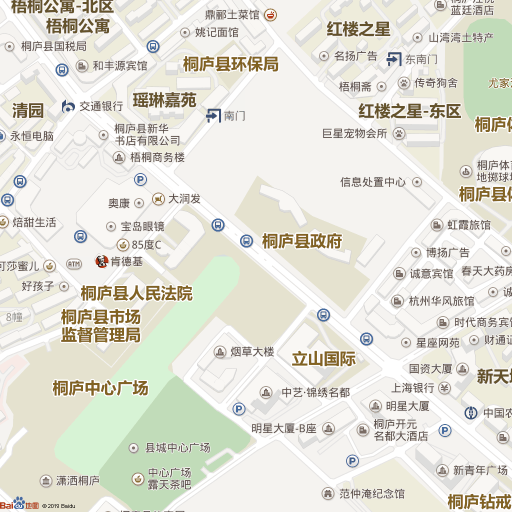
%> input picture image/a.png, 1024 x 1024 px (shown at 1/2 size)
$ octave test_image.m   (GNU Octave 9; MATLAB toolbox functions it lacks are replaced by stand-ins)
%> lines starting %> are read from the running program, lines starting %| are printed output that depends on the picture; in (x1, y1, x2, y2) boxes, pixels count from 0 and x2, y2 are one past the last pixel; in counts of white or black regions, pixels touching at a corner belong together; the program's own positions count from 1
%% 图像初始化处理
[a,b,c] = imread('D:\Git_project\Take_out\image\a.png');
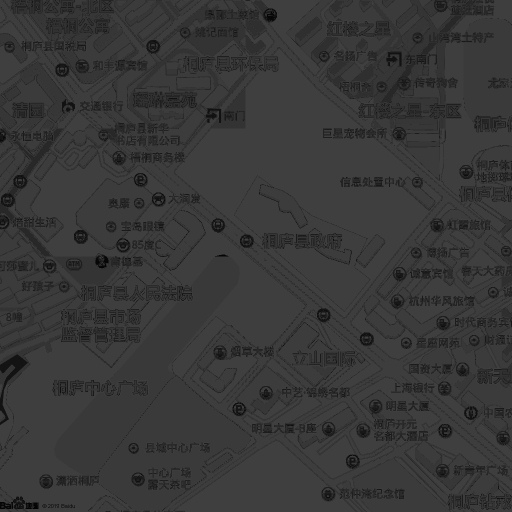
%> a: size 1024x1024 uint8 (shown at 1/2 size); min 0, max 63, mean 56
%> b = 64 rows, first 12: [0.796 0.639 0.561; 0.694 0.69 0.835; 0.835 0.824 0.816; 1 0.992 1; 1 0.996 1; 0.843 0.871 0.875; 0.345 0.0667 0.0667; 0.706 0.22 0.0863; 0.961 0.953 0.941; 0.945 0.902 0.847; 0.929 0.929 0.949; 0.82 0.898 0.788]; c = []
Image = ind2rgb(a,b);
imshow(Image);
GrayImage = rgb2gray(Image);
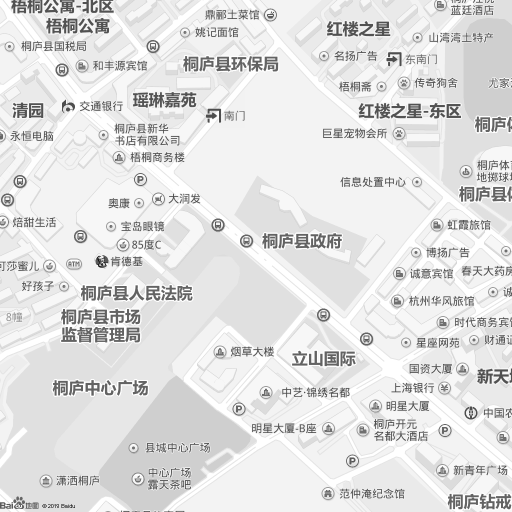
%> GrayImage: size 1024x1024 double (shown at 1/2 size); min 0.0333, max 1, mean 0.883
imshow(GrayImage)
%% 高斯滤波
W = fspecial('gaussian',[5,5],1);
ImageGauss = imfilter(GrayImage, W, 'replicate');
imshow(ImageGauss);
%% 阈值测试
ImagePic2 = imbinarize(ImageGauss,0.98);
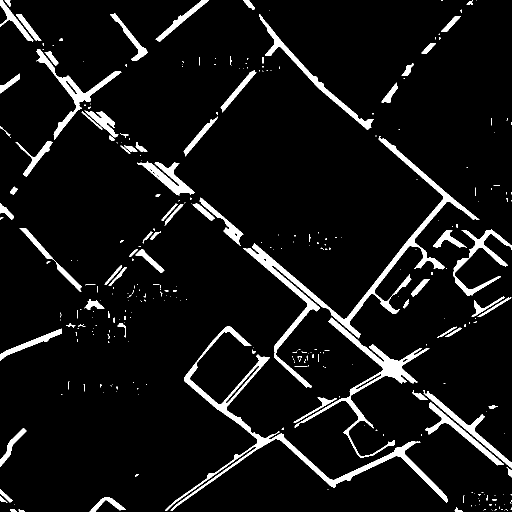
%> ImagePic2: size 1024x1024 logical (shown at 1/2 size); 6.9% white; 322 white regions (239 under 20 px), largest, box (x1, y1, x2, y2) and area: (486, 272, 959, 775) 13223, (330, 653, 896, 1021) 11048, (589, 635, 859, 916) 6410
imshow(ImagePic2);
%% 图形学计算
SE = strel('disk',10);
SE2 = strel('disk',5);

ImageDilate = imdilate(ImagePic2,SE);
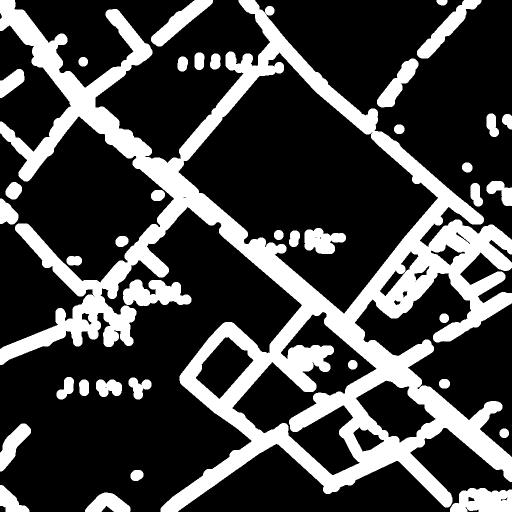
%> ImageDilate: size 1024x1024 logical (shown at 1/2 size); 26.5% white; 38 white regions, largest, box (x1, y1, x2, y2) and area: (0, 0, 1024, 1024) 229524, (246, 559, 383, 612) 4915, (900, 976, 1024, 1024) 4772
imshow(ImageDilate);

ImageErode = imerode(ImageDilate,SE2);
%> ImageErode: size 1024x1024 logical; 18.1% white; 43 white regions, largest, box (x1, y1, x2, y2) and area: (0, 0, 1024, 1024) 147765, (362, 0, 752, 318) 13702, (904, 980, 1024, 1024) 3419
imshow(ImageErode);

ImageClosingg = imclose(ImagePic2 , SE);
%> ImageClosingg: size 1024x1024 logical; 8.8% white; 105 white regions (61 under 20 px), largest, box (x1, y1, x2, y2) and area: (330, 271, 959, 1021) 39403, (0, 0, 295, 354) 11313, (824, 780, 1024, 955) 6099
imshow(ImageClosingg);
%% 数学形态学运算

%BW = bwmorph(,'dilate');
BW2 = bwmorph(ImagePic2,'thicken',5);
%> BW2: size 1024x1024 logical; 15.1% white; 353 white regions (31 under 20 px), largest, box (x1, y1, x2, y2) and area: (482, 267, 964, 780) 23053, (325, 648, 901, 1024) 21966, (652, 634, 864, 793) 7781
BW3 = bwmorph(BW2,'bridge',Inf);
%> BW3: size 1024x1024 logical; 15.4% white; 90 white regions, largest, box (x1, y1, x2, y2) and area: (0, 0, 964, 1024) 89796, (362, 23, 752, 318) 10899, (819, 775, 1024, 960) 8799
BW4 = bwmorph(BW3,'close',Inf);
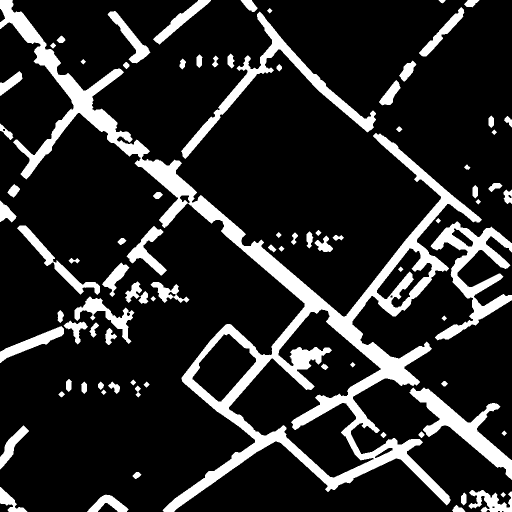
%> BW4: size 1024x1024 logical (shown at 1/2 size); 15.8% white; 84 white regions, largest, box (x1, y1, x2, y2) and area: (0, 0, 964, 1024) 92205, (861, 443, 1024, 681) 11404, (362, 23, 752, 318) 11015
BW5 = bwmorph(BW4,'bridge',Inf);
BW6 = bwmorph(BW5,'thicken',5);
%> BW6: size 1024x1024 logical; 23.9% white; 84 white regions, largest, box (x1, y1, x2, y2) and area: (0, 0, 969, 1024) 130082, (856, 438, 1024, 686) 17233, (357, 19, 757, 323) 16713
BW7 = bwmorph(BW6,'bridge',Inf);
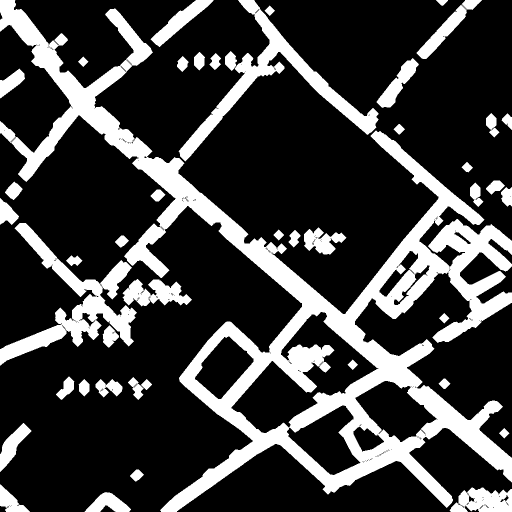
%> BW7: size 1024x1024 logical (shown at 1/2 size); 24% white; 43 white regions, largest, box (x1, y1, x2, y2) and area: (0, 0, 1024, 1024) 170576, (0, 446, 274, 731) 19183, (357, 0, 757, 323) 18420
BW8 = bwmorph(BW7,'open',Inf);
%> BW8: size 1024x1024 logical; 23.9% white; 58 white regions, largest, box (x1, y1, x2, y2) and area: (0, 0, 1024, 1024) 161064, (358, 0, 757, 322) 17723, (0, 446, 273, 731) 16922
BW9 = bwmorph(BW8,'bridge',Inf);
%> BW9: size 1024x1024 logical; 24% white; 43 white regions, largest, box (x1, y1, x2, y2) and area: (0, 0, 1024, 1024) 170318, (0, 446, 273, 731) 19115, (358, 0, 757, 322) 18367
BW10 = bwmorph(BW9,'skel',Inf);
%> BW10: size 1024x1024 logical; 2.3% white in thin lines or dots
BW11 = bwmorph(BW10,'spur',Inf);
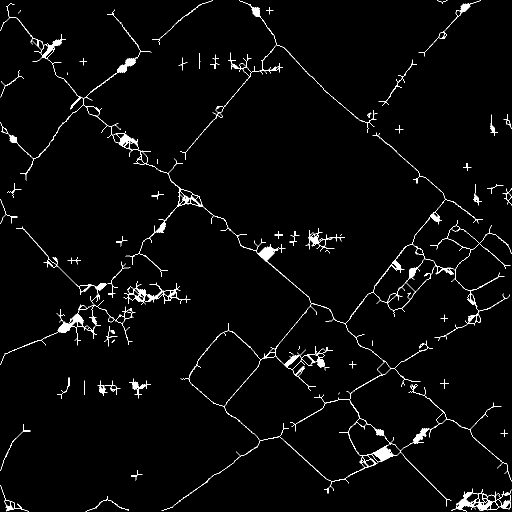
%> BW11: size 1024x1024 logical (shown at 1/2 size); 2.2% white in thin lines or dots
imshow(BW11);

$ run again, with image/b.png copied over image/a.png
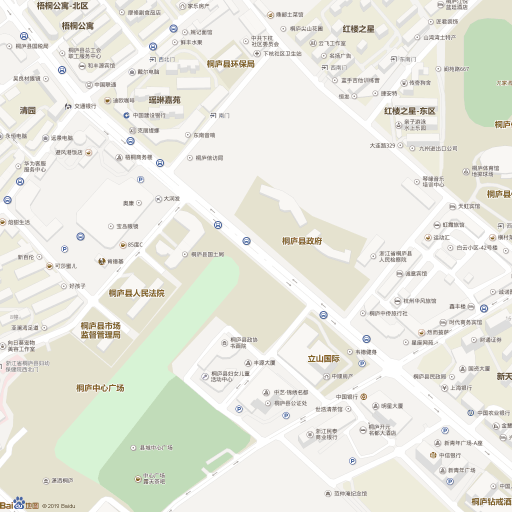
%> input picture image/b.png, 1024 x 1024 px (shown at 1/2 size)
%> `[a,b,c] = imread('D:\Git_project\Take_out\image\a.png');`:
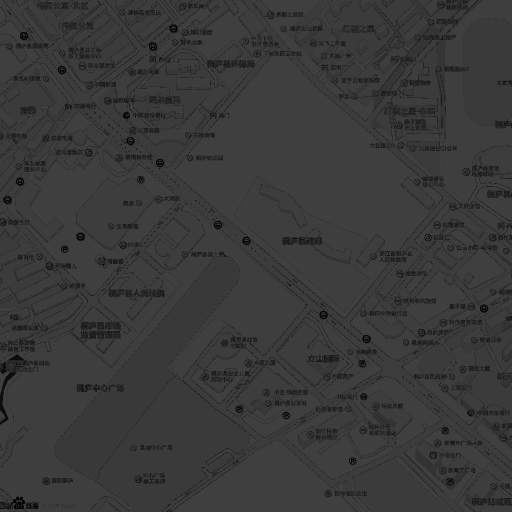
%> a: size 1024x1024 uint8 (shown at 1/2 size); min 0, max 63, mean 57.7
%> b = 64 rows, first 12: [0.8 0.6 0.514; 0.902 0.867 0.8; 0.282 0.404 0.631; 0.678 0.671 0.878; 1 0.992 1; 0.957 0.949 0.929; 0.875 0.839 0.922; 0.847 0.886 0.878; 0.957 0.969 0.98; 0.831 0.925 0.812; 0.922 0.922 0.918; 0.863 0.922 0.827]; c = []
%> ImagePic2: size 1024x1024 logical; 7.8% white; 88 white regions (18 under 20 px), largest, box (x1, y1, x2, y2) and area: (273, 276, 1024, 1024) 36466, (801, 373, 1022, 638) 6805, (68, 511, 273, 688) 3212
%> ImageDilate: size 1024x1024 logical; 23.7% white; 10 white regions, largest, box (x1, y1, x2, y2) and area: (0, 0, 1024, 1024) 238748, (0, 847, 62, 943) 2615, (170, 985, 267, 1024) 2316
%> ImageErode: size 1024x1024 logical; 17% white; 13 white regions, largest, box (x1, y1, x2, y2) and area: (0, 0, 1024, 1024) 170676, (0, 851, 58, 939) 1749, (174, 989, 263, 1024) 1606
%> ImageClosingg: size 1024x1024 logical; 9.1% white; 39 white regions (16 under 20 px), largest, box (x1, y1, x2, y2) and area: (0, 0, 1024, 1024) 76983, (580, 45, 906, 289) 4695, (400, 0, 579, 268) 3149
%> BW2: size 1024x1024 logical; 14.6% white; 99 white regions (3 under 20 px), largest, box (x1, y1, x2, y2) and area: (268, 271, 1024, 1024) 60989, (796, 368, 1024, 643) 12979, (63, 510, 275, 693) 6041
%> BW3: size 1024x1024 logical; 14.8% white; 39 white regions, largest, box (x1, y1, x2, y2) and area: (59, 70, 1024, 1024) 95352, (796, 368, 1024, 643) 18101, (395, 0, 584, 269) 5942
%> BW4: size 1024x1024 logical; 15.1% white; 35 white regions, largest, box (x1, y1, x2, y2) and area: (0, 0, 1024, 1024) 101965, (796, 368, 1024, 643) 18733, (575, 75, 881, 290) 8183
%> BW6: size 1024x1024 logical; 21.5% white; 35 white regions, largest, box (x1, y1, x2, y2) and area: (0, 0, 1024, 1024) 139707, (791, 363, 1024, 648) 27343, (570, 71, 886, 295) 12025
%> BW7: size 1024x1024 logical; 21.6% white; 13 white regions, largest, box (x1, y1, x2, y2) and area: (0, 0, 1024, 1024) 215369, (0, 846, 63, 944) 2331, (169, 984, 268, 1024) 2088
%> BW8: size 1024x1024 logical; 21.5% white; 24 white regions, largest, box (x1, y1, x2, y2) and area: (0, 0, 1024, 1024) 169959, (571, 0, 963, 295) 14409, (391, 0, 588, 274) 9133
%> BW9: size 1024x1024 logical; 21.5% white; 13 white regions, largest, box (x1, y1, x2, y2) and area: (0, 0, 1024, 1024) 215052, (0, 847, 62, 943) 2326, (170, 985, 267, 1024) 2084
%> `BW10 = bwmorph(BW9,'skel',Inf);`:
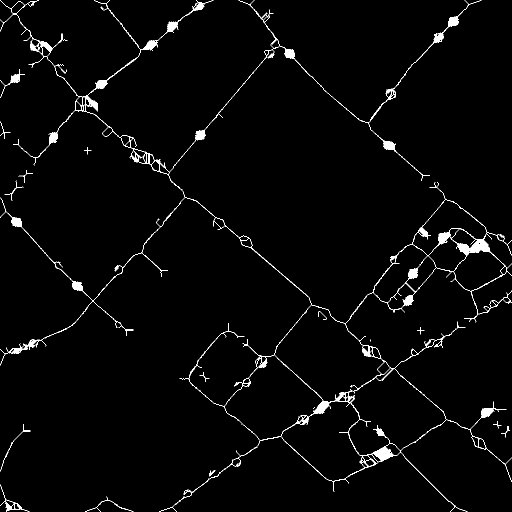
%> BW10: size 1024x1024 logical (shown at 1/2 size); 2% white in thin lines or dots
%> BW11: size 1024x1024 logical; 2% white in thin lines or dots

$ run again, with image/c.png copied over image/a.png
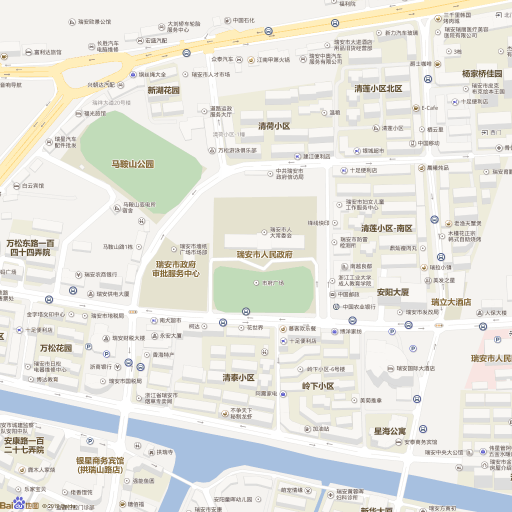
%> input picture image/c.png, 1024 x 1024 px (shown at 1/2 size)
%> `[a,b,c] = imread('D:\Git_project\Take_out\image\a.png');`:
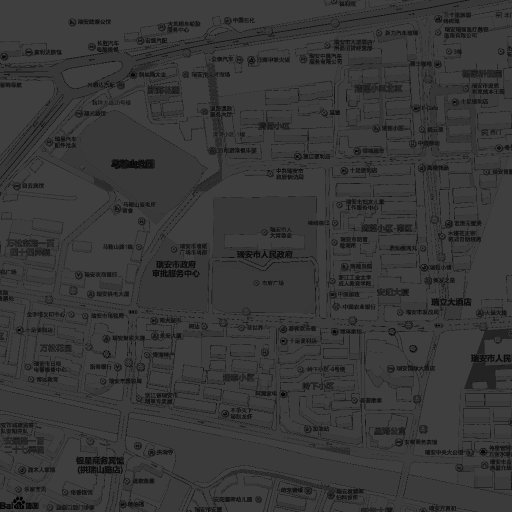
%> a: size 1024x1024 uint8 (shown at 1/2 size); min 0, max 63, mean 55.8
%> b = 64 rows, first 12: [0.922 0.722 0.518; 0.741 0.8 0.894; 0.392 0.392 0.816; 1 0.992 1; 0.957 0.941 0.929; 0.957 0.906 0.788; 0.918 0.91 0.949; 0.996 0.996 0.996; 0.953 0.949 0.933; 0.89 0.882 0.863; 0.918 0.914 0.898; 0.529 0.424 0.216]; c = []
%> ImagePic2: size 1024x1024 logical; 6% white; 121 white regions (42 under 20 px), largest, box (x1, y1, x2, y2) and area: (0, 286, 386, 672) 10449, (120, 768, 482, 913) 5929, (630, 884, 923, 1024) 4491
%> ImageDilate: size 1024x1024 logical; 23.2% white; 16 white regions, largest, box (x1, y1, x2, y2) and area: (0, 0, 1024, 1024) 204131, (319, 931, 680, 1023) 9309, (534, 0, 856, 63) 6501
%> ImageErode: size 1024x1024 logical; 15.8% white; 20 white regions, largest, box (x1, y1, x2, y2) and area: (0, 0, 1024, 1024) 137993, (323, 935, 676, 1019) 5601, (538, 0, 852, 59) 3927
%> ImageClosingg: size 1024x1024 logical; 7.2% white; 52 white regions (19 under 20 px), largest, box (x1, y1, x2, y2) and area: (0, 165, 1024, 1024) 60156, (499, 27, 887, 151) 2552, (0, 940, 152, 1008) 1322
%> BW2: size 1024x1024 logical; 14.4% white; 132 white regions (7 under 20 px), largest, box (x1, y1, x2, y2) and area: (0, 281, 387, 677) 20948, (117, 763, 483, 918) 10777, (628, 881, 928, 1024) 9034
%> BW3: size 1024x1024 logical; 14.7% white; 54 white regions, largest, box (x1, y1, x2, y2) and area: (0, 269, 1024, 736) 67657, (0, 658, 928, 1024) 31978, (494, 22, 892, 156) 7349
%> BW4: size 1024x1024 logical; 14.9% white; 44 white regions, largest, box (x1, y1, x2, y2) and area: (0, 230, 1024, 1024) 106603, (494, 22, 892, 156) 7399, (323, 935, 676, 1019) 5250
%> BW5: size 1024x1024 logical; 14.9% white; 43 white regions, largest, box (x1, y1, x2, y2) and area: (0, 230, 1024, 1024) 106603, (494, 0, 1024, 156) 8959, (323, 935, 676, 1019) 5250
%> BW6: size 1024x1024 logical; 23% white; 43 white regions, largest, box (x1, y1, x2, y2) and area: (0, 225, 1024, 1024) 154501, (491, 0, 1024, 158) 15038, (318, 930, 681, 1024) 9126
%> BW7: size 1024x1024 logical; 23.1% white; 16 white regions, largest, box (x1, y1, x2, y2) and area: (0, 0, 1024, 1024) 204187, (318, 930, 681, 1024) 9126, (533, 0, 857, 64) 6616
%> BW8: size 1024x1024 logical; 23% white; 26 white regions, largest, box (x1, y1, x2, y2) and area: (0, 0, 1024, 1024) 192865, (319, 930, 681, 1023) 9120, (534, 0, 857, 64) 6610
%> BW9: size 1024x1024 logical; 23% white; 16 white regions, largest, box (x1, y1, x2, y2) and area: (0, 0, 1024, 1024) 204082, (319, 930, 681, 1023) 9120, (534, 0, 857, 64) 6615
%> BW10: size 1024x1024 logical; 1.6% white in thin lines or dots
%> `BW11 = bwmorph(BW10,'spur',Inf);`:
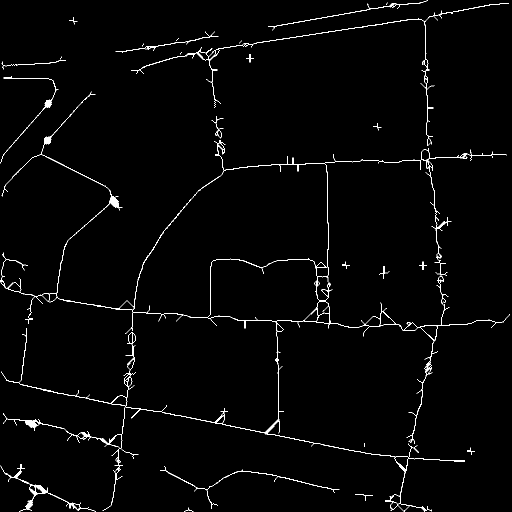
%> BW11: size 1024x1024 logical (shown at 1/2 size); 1.5% white in thin lines or dots

$ run again, with image/img.png copied over image/a.png
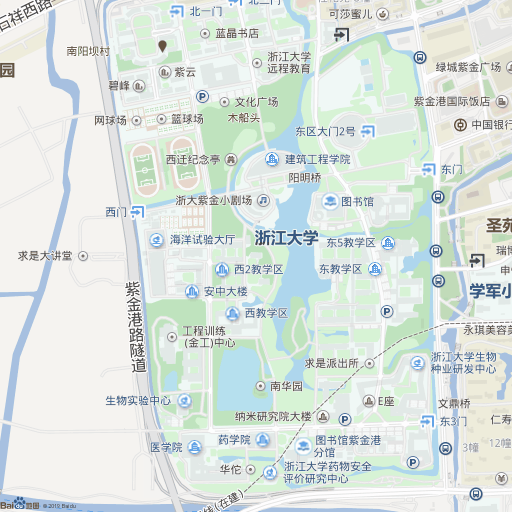
%> input picture image/img.png, 1024 x 1024 px (shown at 1/2 size)
%> b = 64 rows, first 12: [0.804 0.769 0.745; 0.906 0.843 0.8; 0.486 0.451 0.427; 0.388 0.639 0.902; 0.894 0.882 0.875; 0.667 0.831 0.91; 0.914 0.961 0.969; 0.898 0.894 0.855; 0.929 0.925 0.859; 0.804 0.914 0.843; 0.729 0.871 0.8; 0.722 0.847 0.71]; c = []
%> ImagePic2: size 1024x1024 logical; 1.3% white; 304 white regions (241 under 20 px), largest, box (x1, y1, x2, y2) and area: (483, 974, 940, 1024) 2885, (630, 1, 648, 256) 922, (848, 280, 916, 379) 694
%> ImageDilate: size 1024x1024 logical; 12.2% white; 65 white regions, largest, box (x1, y1, x2, y2) and area: (474, 928, 949, 1024) 14243, (408, 818, 894, 890) 12652, (616, 0, 748, 482) 11495
%> ImageErode: size 1024x1024 logical; 7.3% white; 67 white regions, largest, box (x1, y1, x2, y2) and area: (478, 932, 945, 1024) 10081, (813, 212, 993, 384) 5781, (620, 0, 660, 312) 4477
%> ImageClosingg: size 1024x1024 logical; 2.3% white; 139 white regions (78 under 20 px), largest, box (x1, y1, x2, y2) and area: (483, 955, 940, 1024) 5079, (818, 260, 982, 379) 2328, (0, 0, 144, 70) 1632
%> BW2: size 1024x1024 logical; 5.9% white; 370 white regions (64 under 20 px), largest, box (x1, y1, x2, y2) and area: (478, 969, 945, 1024) 8673, (625, 0, 653, 259) 3528, (866, 394, 1024, 451) 2263
%> BW3: size 1024x1024 logical; 6.1% white; 102 white regions, largest, box (x1, y1, x2, y2) and area: (478, 951, 945, 1024) 9479, (813, 212, 993, 384) 4752, (620, 0, 660, 312) 4235
%> BW4: size 1024x1024 logical; 6.4% white; 100 white regions, largest, box (x1, y1, x2, y2) and area: (478, 951, 945, 1024) 9616, (813, 212, 993, 384) 5221, (620, 0, 660, 312) 4282
%> BW6: size 1024x1024 logical; 11.5% white; 100 white regions, largest, box (x1, y1, x2, y2) and area: (473, 948, 950, 1024) 14255, (808, 207, 998, 389) 8488, (615, 0, 665, 317) 7473
%> BW7: size 1024x1024 logical; 11.6% white; 61 white regions, largest, box (x1, y1, x2, y2) and area: (473, 904, 950, 1024) 14841, (407, 817, 895, 891) 12347, (808, 207, 998, 389) 8499
%> BW8: size 1024x1024 logical; 11.5% white; 69 white regions, largest, box (x1, y1, x2, y2) and area: (474, 928, 949, 1024) 14537, (408, 818, 894, 890) 12276, (808, 208, 997, 388) 8462
%> BW9: size 1024x1024 logical; 11.5% white; 63 white regions, largest, box (x1, y1, x2, y2) and area: (474, 928, 949, 1024) 14551, (408, 818, 894, 890) 12314, (808, 208, 997, 388) 8472
%> BW10: size 1024x1024 logical; 1.3% white in thin lines or dots
%> `BW11 = bwmorph(BW10,'spur',Inf);`:
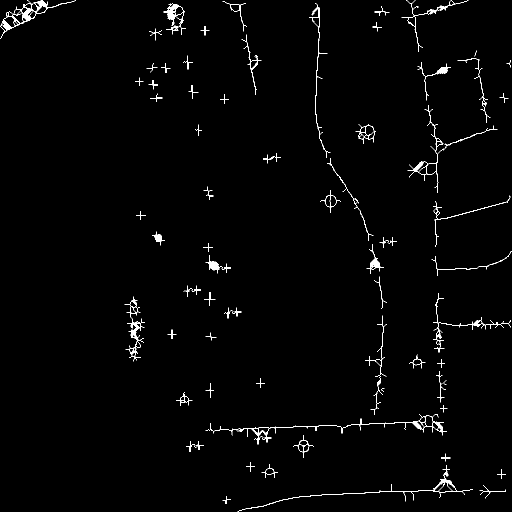
%> BW11: size 1024x1024 logical (shown at 1/2 size); 1.3% white in thin lines or dots
